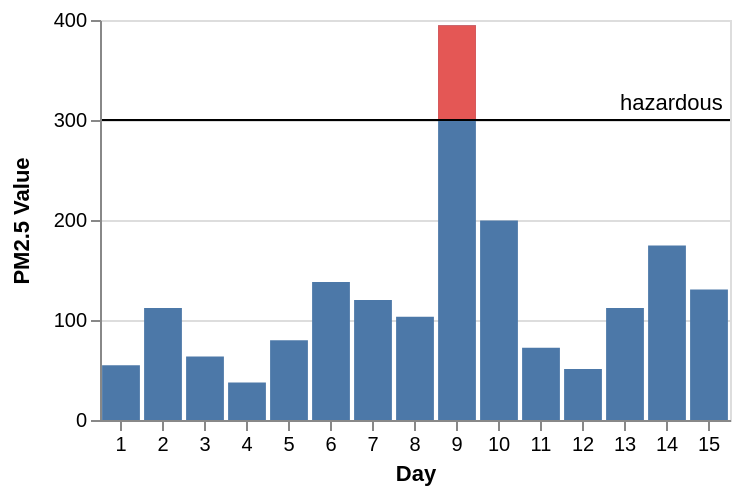

Express this chart as Vega-Lite.
### Vega specification from a JSON file in a GitHub repository (floating-point values rounded to 4 significant figures)
{"$schema": "https://vega.github.io/schema/vega/v3.0.json", "description": "The PM2.5 value of Beijing observed 15 days, highlighting the days when PM2.5 level is hazardous to human health. Data source https://chartaccent.github.io/chartaccent.html", "autosize": "pad", "padding": 5, "height": 200, "style": "cell", "data": [{"name": "source_0", "values": [{"Day": 1, "Value": 54.8}, {"Day": 2, "Value": 112.1}, {"Day": 3, "Value": 63.6}, {"Day": 4, "Value": 37.6}, {"Day": 5, "Value": 79.7}, {"Day": 6, "Value": 137.9}, {"Day": 7, "Value": 120.1}, {"Day": 8, "Value": 103.3}, {"Day": 9, "Value": 394.8}, {"Day": 10, "Value": 199.5}, {"Day": 11, "Value": 72.3}, {"Day": 12, "Value": 51.1}, {"Day": 13, "Value": 112}, {"Day": 14, "Value": 174.5}, {"Day": 15, "Value": 130.5}]}, {"name": "source_1", "values": [{"ThresholdValue": 300, "Threshold": "hazardous"}]}, {"name": "data_1", "source": "source_0", "transform": [{"type": "formula", "expr": "toNumber(datum[\"Value\"])", "as": "Value"}, {"type": "filter", "expr": "datum[\"Value\"] !== null && !isNaN(datum[\"Value\"])"}]}, {"name": "data_2", "source": "source_0", "transform": [{"type": "formula", "expr": "toNumber(datum[\"Value\"])", "as": "Value"}, {"type": "filter", "expr": "datum.Value >= 300"}, {"type": "formula", "expr": "300", "as": "baseline"}, {"type": "filter", "expr": "datum[\"baseline\"] !== null && !isNaN(datum[\"baseline\"])"}]}, {"name": "data_4", "source": "source_1", "transform": [{"type": "formula", "expr": "toNumber(datum[\"ThresholdValue\"])", "as": "ThresholdValue"}, {"type": "filter", "expr": "datum[\"ThresholdValue\"] !== null && !isNaN(datum[\"ThresholdValue\"])"}]}, {"name": "data_5", "source": "source_1", "transform": [{"type": "formula", "expr": "toNumber(datum[\"ThresholdValue\"])", "as": "ThresholdValue"}, {"type": "filter", "expr": "datum[\"ThresholdValue\"] !== null && !isNaN(datum[\"ThresholdValue\"])"}]}], "signals": [{"name": "x_step", "value": 21}, {"name": "width", "update": "bandspace(domain('x').length, 0.1, 0.05) * x_step"}], "marks": [{"name": "layer_0_layer_0_marks", "type": "rect", "style": ["bar"], "from": {"data": "data_1"}, "encode": {"update": {"fill": {"value": "#4c78a8"}, "x": {"scale": "x", "field": "Day"}, "width": {"scale": "x", "band": true}, "y": {"scale": "y", "field": "Value"}, "y2": {"scale": "y", "value": 0}}}}, {"name": "layer_0_layer_1_marks", "type": "rect", "style": ["bar"], "from": {"data": "data_2"}, "encode": {"update": {"fill": {"value": "#e45755"}, "x": {"scale": "x", "field": "Day"}, "width": {"scale": "x", "band": true}, "y": {"scale": "y", "field": "baseline"}, "y2": {"scale": "y", "field": "Value"}}}}, {"name": "layer_1_layer_0_marks", "type": "rule", "style": ["rule"], "from": {"data": "data_4"}, "encode": {"update": {"stroke": {"value": "black"}, "x": {"value": 0}, "y": {"scale": "y", "field": "ThresholdValue"}, "x2": {"field": {"group": "width"}}}}}, {"name": "layer_1_layer_1_marks", "type": "text", "style": ["text"], "from": {"data": "data_5"}, "encode": {"update": {"align": {"value": "left"}, "dx": {"value": 215}, "dy": {"value": -5}, "fill": {"value": "black"}, "x": {"value": 45}, "y": {"scale": "y", "field": "ThresholdValue"}, "text": {"signal": "''+datum[\"Threshold\"]"}}}}], "scales": [{"name": "x", "type": "band", "domain": {"fields": [{"data": "data_1", "field": "Day"}, {"data": "data_2", "field": "Day"}], "sort": true}, "range": {"step": {"signal": "x_step"}}, "paddingInner": 0.1, "paddingOuter": 0.05}, {"name": "y", "type": "linear", "domain": {"fields": [{"data": "data_1", "field": "Value"}, {"data": "data_2", "field": "baseline"}, {"data": "data_2", "field": "Value"}, {"data": "data_4", "field": "ThresholdValue"}, {"data": "data_5", "field": "ThresholdValue"}]}, "range": [{"signal": "height"}, 0], "nice": true, "zero": true}], "axes": [{"scale": "x", "orient": "bottom", "labelOverlap": true, "title": "Day", "zindex": 1, "encode": {"labels": {"update": {"align": {"value": "center"}, "baseline": {"value": "top"}}}}}, {"title": "PM2.5 Value", "scale": "y", "orient": "left", "labelOverlap": true, "tickCount": {"signal": "ceil(height/40)"}, "zindex": 1}, {"scale": "y", "orient": "left", "domain": false, "grid": true, "labels": false, "maxExtent": 0, "minExtent": 0, "tickCount": {"signal": "ceil(height/40)"}, "ticks": false, "zindex": 0, "gridScale": "x"}], "config": {"axisY": {"minExtent": 30}}}
